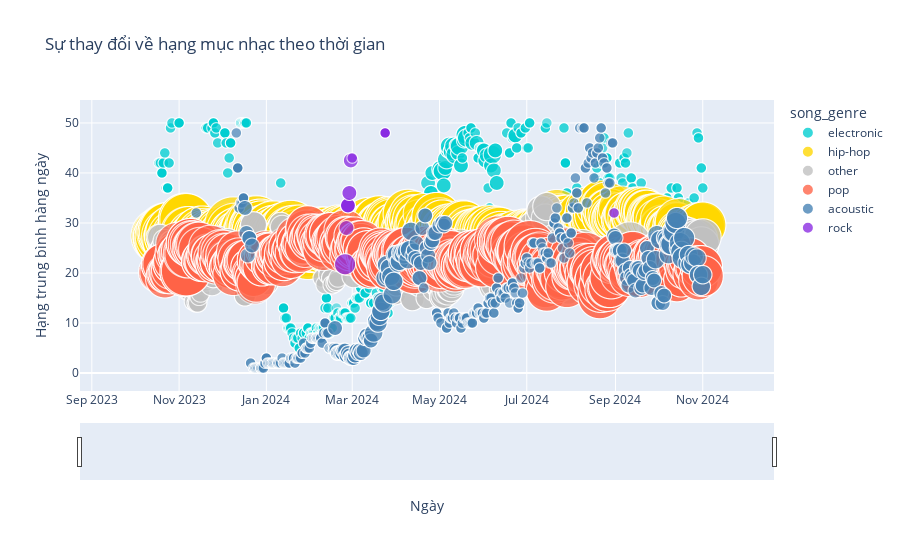

Here is the notebook cell this chart was saved with:
### Code cell
# Chuyển đổi snapshot_date thành kiểu datetime
data['snapshot_date'] = pd.to_datetime(data['snapshot_date'])

# Tính toán thống kê theo song_genre và snapshot_date
genre_stats = data.groupby(['snapshot_date', 'song_genre']).agg(
    average_popularity=('popularity', 'mean'),
    average_daily_rank=('daily_rank', 'mean'),
    song_count=('song_genre', 'size')
).reset_index()

# Định nghĩa màu cho từng thể loại nhạc
color_dict = {
    'pop': '#FF6347',        # Tomato
    'rock': '#8A2BE2',       # BlueViolet
    'hip-hop': '#FFD700',    # Gold
    'reggae': '#32CD32',     # LimeGreen
    'acoustic': '#4682B4',   # SteelBlue
    'electronic': '#00CED1', # DarkTurquoise
    'blues': '#1E90FF',      # DodgerBlue
    'jazz': '#FF69B4',       # HotPink
    'classical': '#708090',   # SlateGray
    'other': '#C0C0C0'
}

# Thêm màu sắc vào DataFrame dựa trên độ phổ biến
genre_stats['color'] = genre_stats['song_genre'].map(color_dict)

# Tính toán độ đậm của màu dựa trên độ phổ biến
max_popularity = genre_stats['average_popularity'].max()
genre_stats['opacity'] = genre_stats['average_popularity'] / max_popularity  # Tính toán độ đậm

# Tạo biểu đồ Bubble Chart
fig = px.scatter(
    genre_stats,
    x='snapshot_date',
    y='average_daily_rank',
    #y='average_popularity',
    size='song_count',
    color='song_genre',
    color_discrete_map=color_dict,
    size_max=60,
    title='Sự thay đổi về hạng mục nhạc theo thời gian',
    labels={
        'average_daily_rank': 'Hạng trung bình hàng ngày',
        'snapshot_date': 'Ngày'
    },    
)

# Cập nhật độ đậm cho các hình tròn
fig.update_traces(marker=dict(opacity=genre_stats['opacity']))

# Thêm thanh kéo cho thời gian
fig.update_xaxes(rangeslider_visible=True)

# Hiện biểu đồ
fig.show()

### Figure 1 — Plotly figure (JSON) as saved in the notebook; plotly's stock layout.template omitted (floating-point values rounded to 4 significant figures; data arrays with more than 128 entries replaced by an {"elided": "..."} marker saying what was removed)
{"data": [{"hovertemplate": "song_genre=electronic<br>Ngày=%{x}<br>Hạng trung bình hàng ngày=%{y}<br>song_count=%{marker.size}<extra></extra>", "legendgroup": "electronic", "marker": {"color": "#00CED1", "opacity": {"elided": "1738 float values"}, "size": {"elided": "284 int values"}, "sizemode": "area", "sizeref": 0.008889, "symbol": "circle"}, "mode": "markers", "name": "electronic", "showlegend": true, "type": "scattergl", "x": {"elided": "284 str values"}, "xaxis": "x", "y": {"elided": "284 float values"}, "yaxis": "y"}, {"hovertemplate": "song_genre=hip-hop<br>Ngày=%{x}<br>Hạng trung bình hàng ngày=%{y}<br>song_count=%{marker.size}<extra></extra>", "legendgroup": "hip-hop", "marker": {"color": "#FFD700", "opacity": {"elided": "1738 float values"}, "size": {"elided": "375 int values"}, "sizemode": "area", "sizeref": 0.008889, "symbol": "circle"}, "mode": "markers", "name": "hip-hop", "showlegend": true, "type": "scattergl", "x": {"elided": "375 str values"}, "xaxis": "x", "y": {"elided": "375 float values"}, "yaxis": "y"}, {"hovertemplate": "song_genre=other<br>Ngày=%{x}<br>Hạng trung bình hàng ngày=%{y}<br>song_count=%{marker.size}<extra></extra>", "legendgroup": "other", "marker": {"color": "#C0C0C0", "opacity": {"elided": "1738 float values"}, "size": {"elided": "375 int values"}, "sizemode": "area", "sizeref": 0.008889, "symbol": "circle"}, "mode": "markers", "name": "other", "showlegend": true, "type": "scattergl", "x": {"elided": "375 str values"}, "xaxis": "x", "y": {"elided": "375 float values"}, "yaxis": "y"}, {"hovertemplate": "song_genre=pop<br>Ngày=%{x}<br>Hạng trung bình hàng ngày=%{y}<br>song_count=%{marker.size}<extra></extra>", "legendgroup": "pop", "marker": {"color": "#FF6347", "opacity": {"elided": "1738 float values"}, "size": {"elided": "375 int values"}, "sizemode": "area", "sizeref": 0.008889, "symbol": "circle"}, "mode": "markers", "name": "pop", "showlegend": true, "type": "scattergl", "x": {"elided": "375 str values"}, "xaxis": "x", "y": {"elided": "375 float values"}, "yaxis": "y"}, {"hovertemplate": "song_genre=acoustic<br>Ngày=%{x}<br>Hạng trung bình hàng ngày=%{y}<br>song_count=%{marker.size}<extra></extra>", "legendgroup": "acoustic", "marker": {"color": "#4682B4", "opacity": {"elided": "1738 float values"}, "size": {"elided": "321 int values"}, "sizemode": "area", "sizeref": 0.008889, "symbol": "circle"}, "mode": "markers", "name": "acoustic", "showlegend": true, "type": "scattergl", "x": {"elided": "321 str values"}, "xaxis": "x", "y": {"elided": "321 float values"}, "yaxis": "y"}, {"hovertemplate": "song_genre=rock<br>Ngày=%{x}<br>Hạng trung bình hàng ngày=%{y}<br>song_count=%{marker.size}<extra></extra>", "legendgroup": "rock", "marker": {"color": "#8A2BE2", "opacity": {"elided": "1738 float values"}, "size": [4, 2, 2, 2, 2, 1, 1, 1], "sizemode": "area", "sizeref": 0.008889, "symbol": "circle"}, "mode": "markers", "name": "rock", "showlegend": true, "type": "scattergl", "x": ["2024-02-25T00:00:00", "2024-02-26T00:00:00", "2024-02-27T00:00:00", "2024-02-28T00:00:00", "2024-02-29T00:00:00", "2024-03-01T00:00:00", "2024-03-24T00:00:00", "2024-08-31T00:00:00"], "xaxis": "x", "y": [21.75, 29, 33.5, 36, 42.5, 43, 48, 32], "yaxis": "y"}], "layout": {"legend": {"itemsizing": "constant", "title": {"text": "song_genre"}, "tracegroupgap": 0}, "title": {"text": "Sự thay đổi về hạng mục nhạc theo thời gian"}, "xaxis": {"anchor": "y", "domain": [0, 1], "rangeslider": {"visible": true}, "title": {"text": "Ngày"}}, "yaxis": {"anchor": "x", "domain": [0, 1], "title": {"text": "Hạng trung bình hàng ngày"}}}}
